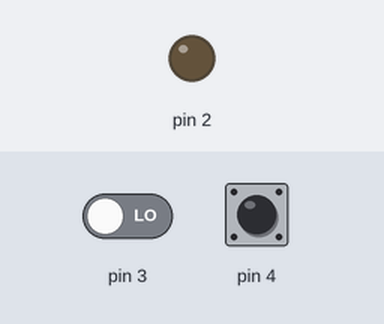
Bench run of a sketch on a simulated Arduino Uno, built with avr-gcc and run on an emulated ATmega328P. On the bench: output pins drawn as LEDs (lit = HIGH). The inputs (shaded band) are chosen by the test bench; at power-on: pin 3 LOW, pin 4 LOW.

Above: at 1.2 s.
1.3 s: pin 3 driven HIGH
At 2.5 s:
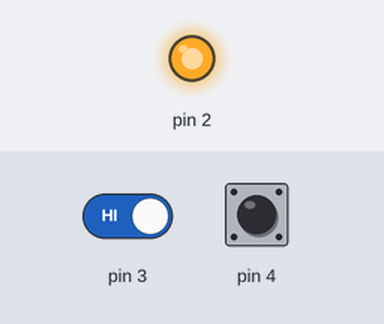
2.8 s: pin 4 driven HIGH
At 3.7 s:
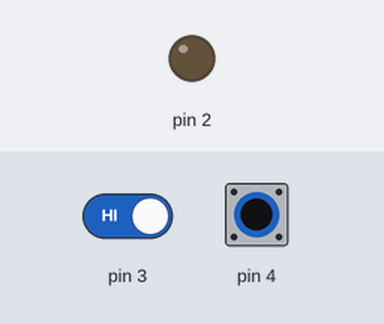
4.3 s: pin 4 driven LOW
At 5.5 s:
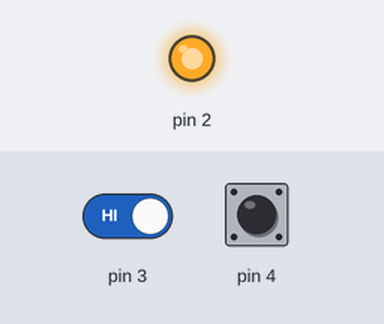
5.8 s: pin 4 pulsed HIGH 2 times (0.12 s each, 0.3 s apart)
Timing chart, 0 to 8.8 s (numbered marks = the images above; inputs shaded):
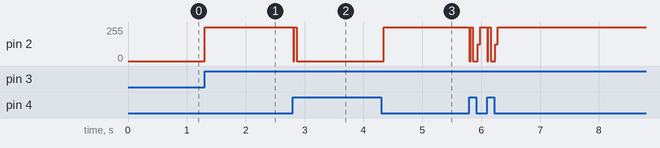

The sketch:

turing.ino
```cpp
int roleta = 0;


void setup()

{
  pinMode(3, INPUT);
  pinMode(2, OUTPUT);
  pinMode(4, INPUT);

  roleta = 0;

}

void loop()
{
  if(digitalRead(3) == 1){
    digitalWrite(2, HIGH);
  }
     if (digitalRead(4) == 1) {
       digitalWrite(2, LOW);
     }
     delay(10);


}
```

Measured:
- after the input at 1.3 s, pin 2: 0/255 → 255/255 at once
- after the input at 2.8 s, pin 2: 255/255 → 0/255 at once
- after the input at 4.3 s, pin 2: 0/255 → 255/255 at once
